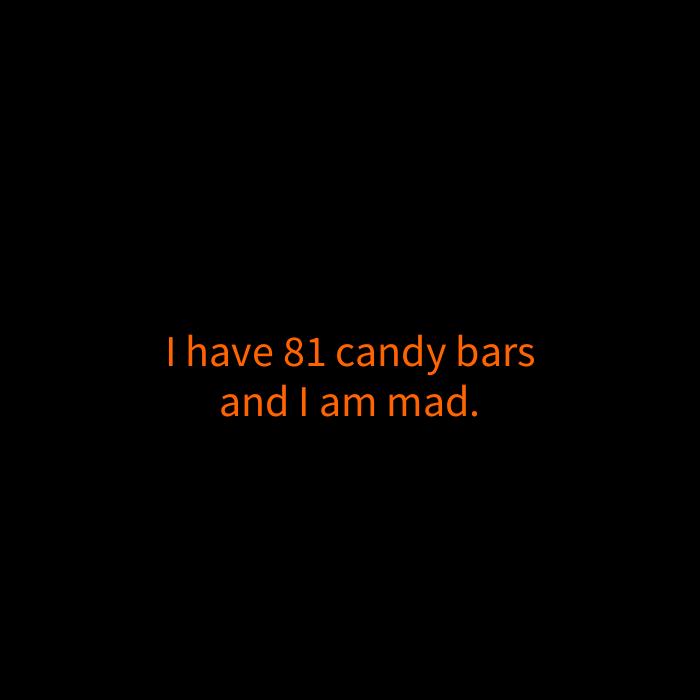
Frame 1 (no input)
Frame 60 (the mouse pressed at the canvas centre just before this capture): identical to frame 1, image omitted
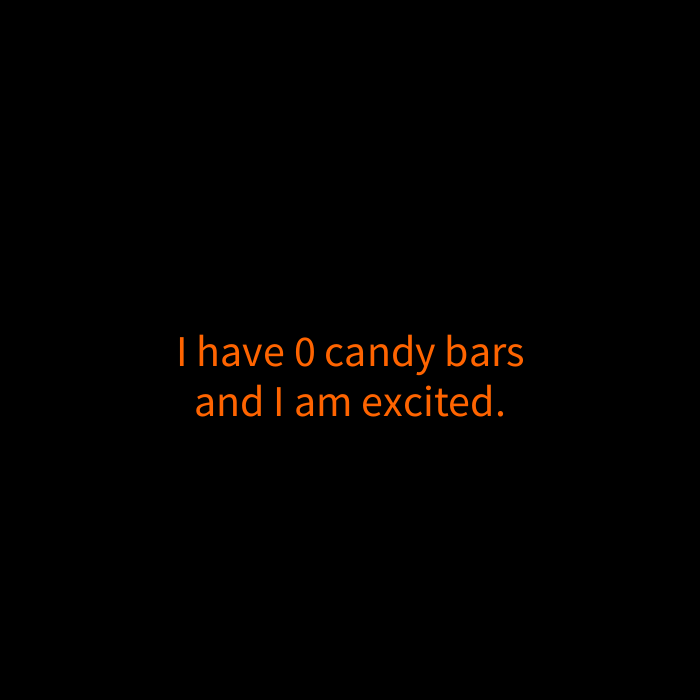
Frame 120 (the mouse held since frame 60 and released just before this capture)

The Processing sketch that drew these frames (run headless with seeded random() and noise(); from frame 60 on, the mouse is pressed at the canvas centre):

// Processing sketch: array_fixed_data
// ── array_fixed_data.pde
//Happy Halloween - demo on arrays with fixed data

//store a list of candy bar numbers + a list of feelings

//dataType[] nameOfArray = new dataType[numberofPositions];
//dataType[] nameOfArray= {};


// creates an integer array called candy and creates 5 positions
int[] candy= new int[5];  

// creates a String array called feelings and initializes array elements in one sequence
String[] feelings= {"mad", "so happy", "excited", "delirious"};  

int positionCandy= 0; //tracking position in candy array
int positionFeelings=0; //tracking position in feelings array


void setup() {
  size(700, 700);
  fill(255, 100, 0);

  //initializing array elements individually
  candy[0]= 81; //the first array element equals 81
  candy[1]= 0;  // the second array element equals 0
  candy[2]= 3;
  candy[3]= 252;
  candy[4]= 8;

  textSize(44);
  textAlign(CENTER, CENTER);
}


void draw() {
  background (0);
  text ("I have " + candy[positionCandy] + " candy bars", width/2, height/2);
  text ("and I am " + feelings[positionFeelings] + ".", width/2, height/2 + 50);

  //println (candy[0]);
  //println (candy[1]);
  //println (feelings[2]);
  
  println ("positionCandy: " + positionCandy);
  println ("positionFeelings: " + positionFeelings);
}

void mousePressed() {
  if (positionCandy == candy.length-1) { //if last array position
    positionCandy=0;  //return to first array position
  } else {
    positionCandy++;  //otherwise move forward a single position
  }
  positionFeelings= int(random(0, feelings.length));  //return a random number between 0 and array length
}
